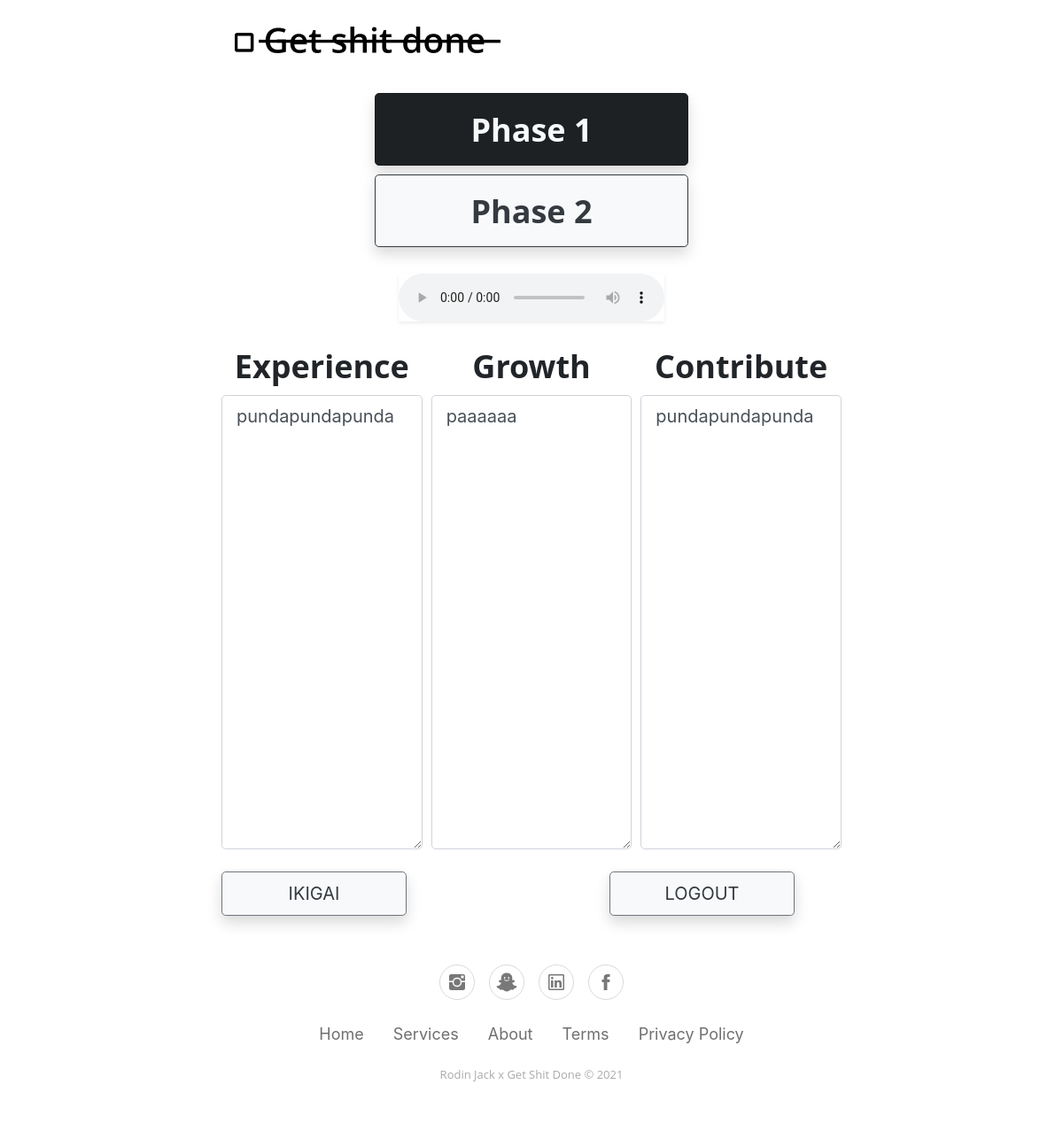
Page /ecg (signed in) on the earlier database version.
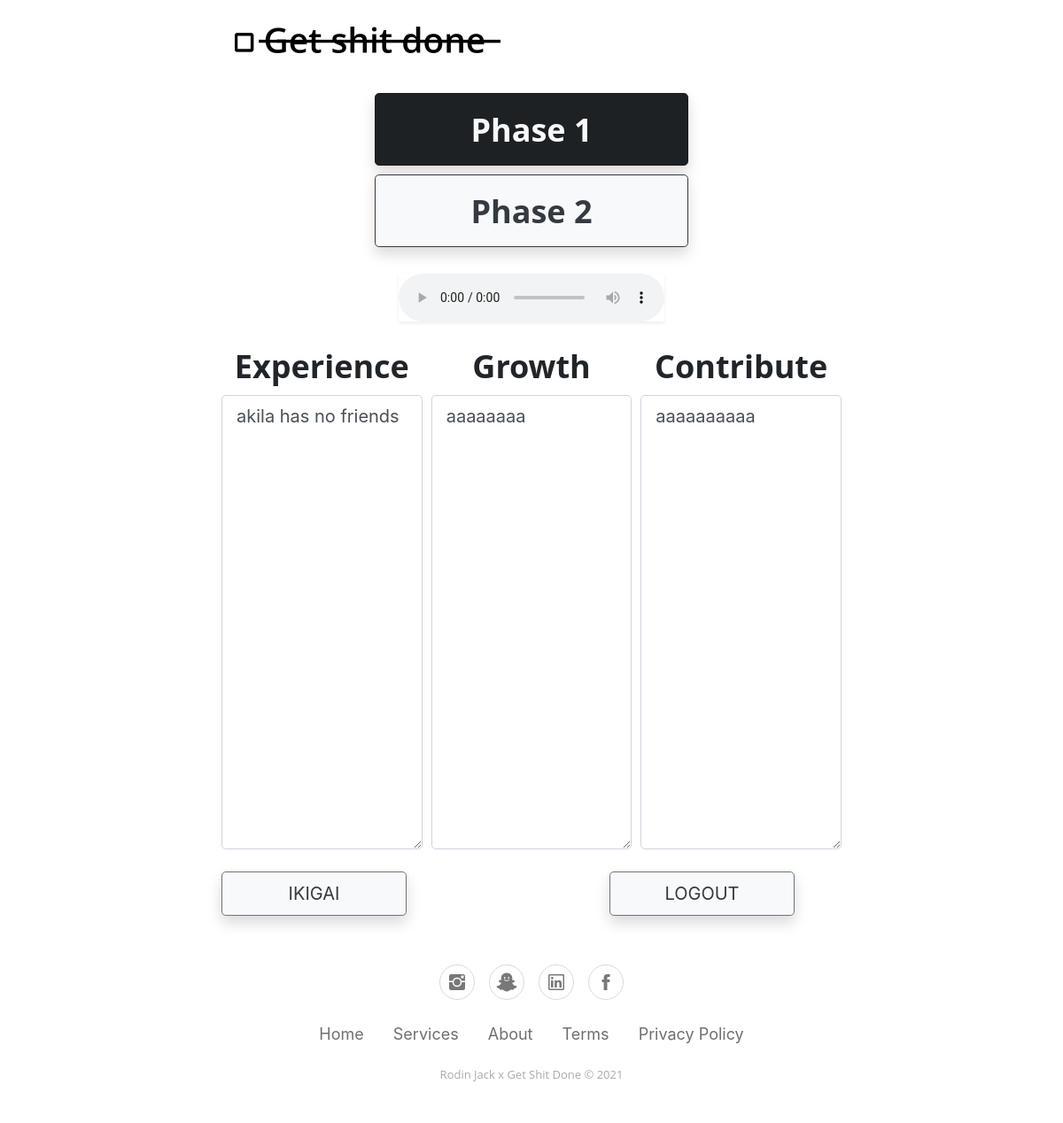
Same page on the later database version.
### test.py (models this page shows)
class Users(db.Model):
    _id = db.Column(db.Integer, primary_key=True)
    mail = db.Column(db.String(25), unique=True)
    password = db.Column(db.String(25))
    datecreated = db.Column(db.DateTime, default=datetime.now)
    p11 = db.Column(db.String(200), default="")
    p12 = db.Column(db.String(200), default="")
    p13 = db.Column(db.String(200), default="")
    p14 = db.Column(db.String(200), default="")
    p21 = db.Column(db.String(200), default="")
    p22 = db.Column(db.String(200), default="")
    p23 = db.Column(db.String(200), default="")
    p24 = db.Column(db.String(200), default="")
    p31 = db.Column(db.String(200), default="")
    p32 = db.Column(db.String(200), default="")
    e1 = db.Column(db.String(500), default="")
    e2 = db.Column(db.String(500), default="")
    e3 = db.Column(db.String(500), default="")
    e4 = db.Column(db.String(200), default="")
    don = db.Column(db.Integer, default=0)

### test.py (the view)
@app.route("/ecg", methods=["POST", "GET"])
def ecg():
    if "user" in session:
        data = Users()
        data = Users.query.filter_by(mail=session["user"]).first()
        if request.method=="POST":
            data.e1=request.form["e1"]
            data.e2=request.form["e2"]
            data.e3=request.form["e3"]
            db.session.commit()
            if request.form["savedirec"]== "phase2":
                return redirect(url_for("topecg"))
            elif request.form["savedirec"]== "ikigai":
                return redirect(url_for("phase1"))
            else:
                return redirect(url_for("logout"))
        else:
            return render_template("ecg.html", pp1=data.e1, pp2=data.e2, pp3=data.e3)
    else:
        return redirect(url_for("index"))

### templates/ecg.html (shortened to what this page needs)
<!DOCTYPE html>
<html>
<head>
    <link rel="stylesheet" href="static/assets/bootstrap/css/bootstrap.min.css">
    <link rel="stylesheet" href="static/assets/fonts/ionicons.min.css">
    <link rel="stylesheet" href="static/assets/css/styles.min.css">
</head>
<body>
    <div class="container" style="max-width: 1920px;padding-left: 250px;padding-right: 250px;margin-top: 30px;margin-bottom: 10px;">
        <div class="row" style="margin-right: 0px;margin-left: 0px;margin-bottom: 0px;">
            <div class="col"><img src="static/assets/img/Logo_Horizontal@3x.png"></div>
        </div>
        <form action="#" method="post">
            <div class="form-row text-center" style="margin-right: 0px;margin-left: 0px;margin-bottom: 0px;margin-top: 40px;">
                <div class="col"><button class="btn btn-dark active btn-lg text-center text-light shadow" type="button" style="width: 354px;height: 82px;margin: 5px;" >Phase 1</button></div>
                <div class="col"><button class="btn btn-dark btn-lg text-center text-dark bg-light shadow" type="submit" style="width: 354px;height: 82px;margin: 5px;" name="savedirec" value="phase2">Phase 2</button></div>
            </div>
            <div class="form-row text-center" style="margin-right: 0px;margin-left: 0px;margin-bottom: 20px;margin-top: 25px;">
                <div class="col text-center"><audio class="border-dark shadow-sm" autoplay controls><source src="static/assets/audio/hot_sugar.mp3" type="audio/mpeg" ></audio></div>
            </div>
            <div class="form-row" style="margin-bottom: 0px;">
                <div class="col">
                    <h2 class="text-center">Experience</h2><textarea class="form-control form-control-lg" style="height: 513px;margin: 0px;" name="e1" placeholder="Experience" autocomplete="on" spellcheck="true" required="" minlength="5">{{pp1}}</textarea></div>
                <div class="col">
                    <h2 class="text-center">Growth</h2><textarea class="form-control form-control-lg" style="height: 513px;margin: 0px;" name="e2" placeholder="Growth" autocomplete="on" spellcheck="true" required="" minlength="5">{{pp2}}</textarea></div>
                <div class="col">
                    <h2 class="text-center">Contribute</h2><textarea class="form-control form-control-lg" style="height: 513px;margin: 0px;" placeholder="Contribute" name="e3" autocomplete="on" spellcheck="true" required="" minlength="5">{{pp3}}</textarea></div>
            </div>
            <div class="form-row" style="margin-bottom: 15px;">
                <div class="col text-left" style="margin-top: 25px;padding-right: 58px;"><button class="btn btn-secondary btn-lg text-uppercase text-center text-dark bg-light shadow" type="submit" style="width: 209px;height: 50px;" name="savedirec" value="ikigai">Ikigai</button></div>
                <div class="col text-right" style="margin-top: 25px;padding-right: 58px;"><button class="btn btn-secondary btn-lg text-uppercase text-center text-dark bg-light shadow" type="submit" style="width: 209px;height: 50px;" name="savedirec" value="log">Logout</button></div>
            </div>
        </form>
    </div>
    <div class="footer-basic">
        <footer>
            <div class="social"><a href="#"><i class="icon ion-social-instagram"></i></a><a href="#"><i class="icon ion-social-snapchat"></i></a><a href="#"><i class="icon ion-social-linkedin-outline"></i></a><a href="#"><i class="icon ion-social-facebook"></i></a></div>
            <ul
                class="list-inline">
                <li class="list-inline-item"><a href="#">Home</a></li>
                <li class="list-inline-item"><a href="#">Services</a></li>
                <li class="list-inline-item"><a href="#">About</a></li>
                <li class="list-inline-item"><a href="#">Terms</a></li>
                <li class="list-inline-item"><a href="#">Privacy Policy</a></li>
                </ul>
                <p class="copyright">Rodin Jack x Get Shit Done © 2021</p>
        </footer>
    </div>
</body>
</html>

Differences in the rows shown:
changed Users: e1 "pundapundapunda" → "akila has no friends"; e2 "paaaaaa" → "aaaaaaaa"; e3 "pundapundapunda" → "aaaaaaaaaa"
